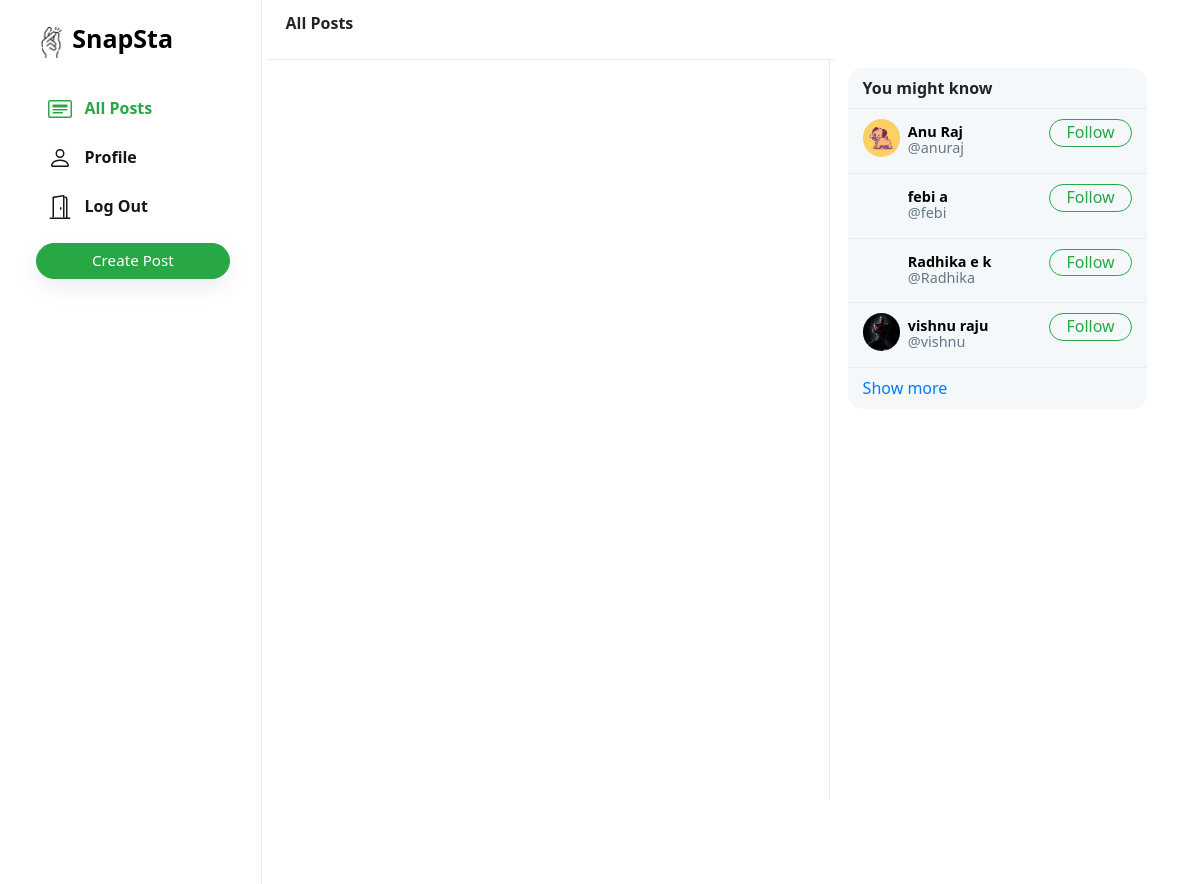
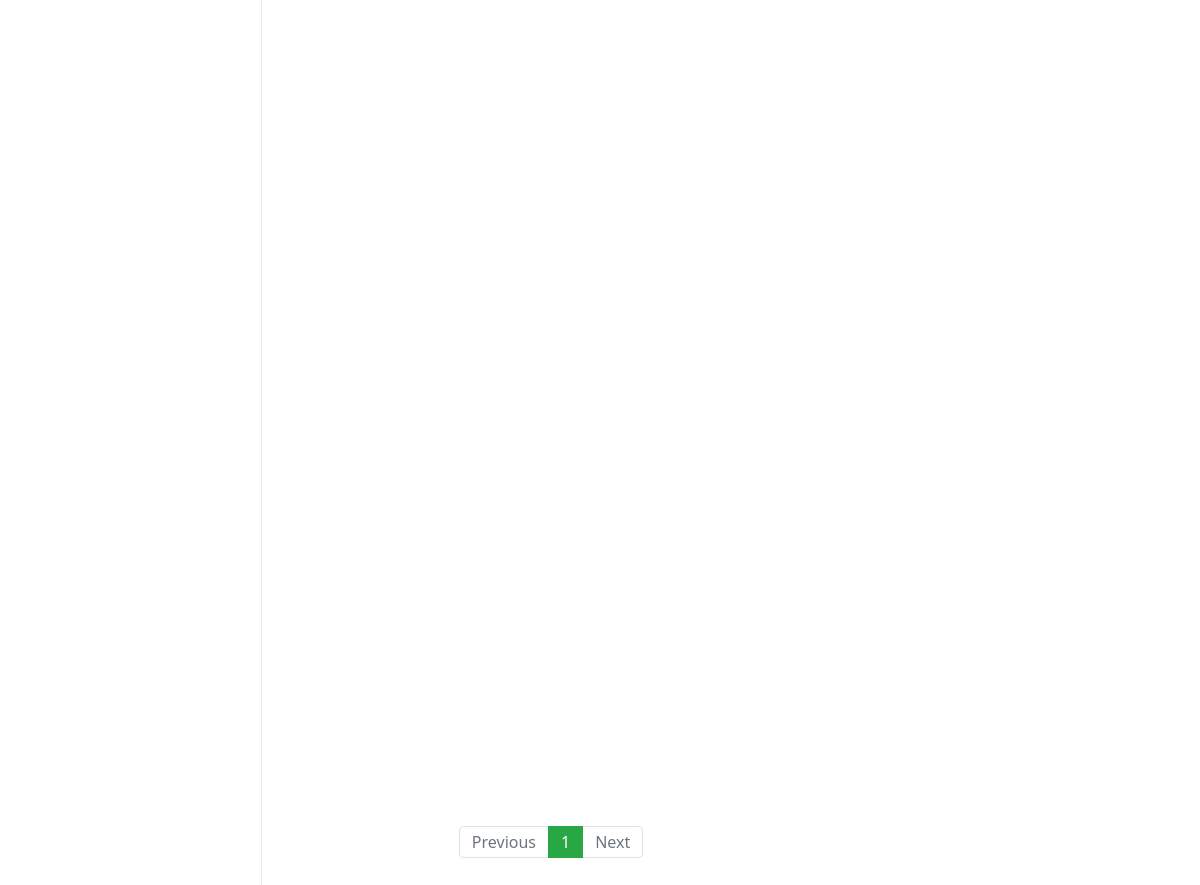
The page /n/index (signed in) on the database its author committed (2 pictures, top to bottom).
### network/models.py (models this page shows, shortened)
class User(AbstractUser):
    profile_pic = models.ImageField(upload_to='profile_pic/')
    bio = models.TextField(max_length=160, blank=True, null=True)
    cover = models.ImageField(upload_to='covers/', blank=True)

### network/views.py (the view)
# urls.py: path("n/index", views.index, name="index"),
def index(request):
    all_posts = Post.objects.all().order_by('-date_created')
    paginator = Paginator(all_posts, 10)
    page_number = request.GET.get('page')
    if page_number == None:
        page_number = 1
    posts = paginator.get_page(page_number)
    followings = []
    suggestions = []
    if request.user.is_authenticated:
        followings = Follower.objects.filter(followers=request.user).values_list('user', flat=True)
        suggestions = User.objects.exclude(pk__in=followings).exclude(username=request.user.username).order_by("?")[:6]
    return render(request, "network/index.html", {
        "posts": posts,
        "suggestions": suggestions,
        "page": "all_posts",
        'profile': False
    })

### network/templates/network/index.html (shortened to what this page needs)
{% extends "network/layout.html" %}
{% load static %}
{% block body %}\
    <div class="main-div">
        <div class="left-div">
            <nav class="head heading">
                {% if page == 'all_posts' %}
                    All Posts
                {% elif page == 'profile' %}
                    Profile
                {% else %}
                    Explore
                {% endif %}
            </nav>
            <div class="left-div-content">
                <div class="posts-view">
                    <div class="main-div-content">
                        <nav aria-label="Page navigation example" class="pagination-bar">
                            <ul class="pagination justify-content-center">
                                {% if posts.has_previous %}
                                    <li class="page-item">
                                        <a class="page-link" href="?page={{ posts.previous_page_number | default:1}}" tabindex="-1" aria-disabled="true">Previous</a>
                                    </li>
                                {% else %}
                                    <li class="page-item disabled">
                                        <a class="page-link" href="" tabindex="-1" aria-disabled="true">Previous</a>
                                    </li>
                                {% endif %}
                                {% for each in posts.paginator.page_range %}
                                    {% if each == posts.number %}
                                        <li class="page-item active"><a class="page-link" href="?page={{each}}">{{each}}</a></li>
                                    {% else %}
                                        <li class="page-item"><a class="page-link" href="?page={{each}}">{{each}}</a></li>
                                    {% endif %}
                                {% endfor %}
                                {% if posts.has_next %}
                                    <li class="page-item">
                                        <a class="page-link" href="?page={{ posts.next_page_number }}">Next</a>
                                    </li>
                                {% else %}
                                    <li class="page-item disabled">
                                        <a class="page-link" href="">Next</a>
                                    </li>
                                {% endif %}
                            </ul>
                          </nav>
                    </div>
                </div>
            </div>
        </div>
    </div>
{% endblock %}

### network/templates/network/layout.html (shortened to what this page needs)
{% load static %}
<!DOCTYPE html>
<html lang="en">
    <head>
        <link rel="stylesheet" href="https://stackpath.bootstrapcdn.com/bootstrap/4.4.1/css/bootstrap.min.css">
        <link href="{% static 'network/styles.css' %}" rel="stylesheet">
    </head>
    <body>
        <div class="body" data-page="{{page}}">
            <div class="sidenav">
                <a href="{% url 'index' %}" class="navbar-brand">
                    <img src="{% static 'network/Images/logo_icon_png.png' %}" height="31px"> <span style="color:black;font-size:25px;"><strong>SnapSta</strong></span>
                </a>
                <div style="height: 100%;">
                    <div>
                        <div>
                            <ul>
                                <li class="nav-item" id="all_posts">
                                <a href="{% url 'index' %}" class="nav-link">
                                    <div>
                                        &nbsp;&nbsp;All Posts
                                    </div>
                                </a>
                                </li>
                                {% if user.is_authenticated %}
                                    <li class="nav-item" id="profile">
                                        <a href="{% url 'profile' user.username %}" class="nav-link">
                                            <div>
                                                &nbsp;&nbsp;Profile
                                            </div>
                                        </a>
                                    </li>
                                    <li class="nav-item" id="logout">
                                        <a href="{% url 'logout' %}" class="nav-link">
                                            <div>
                                                &nbsp;&nbsp;Log Out
                                            </div>
                                        </a>
                                    </li>
                                {% endif %}
                            </ul>
                        </div>
                        {% if user.is_authenticated %}
                            <button id="popup-btn" class="btn btn-success new-post-btn" onclick="createpost()">Create Post</button>
                        {% endif %}
                    </div>
                </div>
            </div>
            {% block body %}
            {% endblock %}
            <div class="right-div">
                <nav class="head">
                </nav>
                <div class='right-div-content'>
                    <div class="space" style="background-color: white;"></div>
                    {% if user.is_authenticated %}
                        <div class="suggestion-box">
                            <div class="suggestion-header">
                                You might know
                            </div>
                            {% for suggestion in suggestions %}
                            {% if suggestion.is_staff %}
                            {% else %}
                                <div class="suggestion-user">
                                    <div>
                                        <a href="{% url 'profile' suggestion.username %}">
                                            <div class="small-profilepic" style="background-image: url(/media/{{suggestion.profile_pic}})"></div>
                                        </a>
                                    </div>
                                    <div class="user-details">
                                        <a href="{% url 'profile' suggestion.username %}">
                                            <div id="user-name">
                                                <strong>
                                                    {{suggestion.first_name}} {{suggestion.last_name}}
                                                </strong>
                                            </div>
                                            <div class="grey">@{{suggestion.username}}</div>
                                        </a>
                                    </div>
                                    <div>
                                        <button class="btn btn-outline-success" type="button" onclick="follow_user(this,'{{suggestion.username}}','suggestion')">Follow</button>
                                    </div>
                                </div>
                                {% endif %}
                            {% empty %}
                                    <div style="text-align: center; border-bottom: .5px solid #e6ecf0; padding: 10px 15px;">
                                        <span class="grey" style="font-size: .9em;">No suggestions available.</span>
                                    </div>
                            {% endfor %}
                            <div class="suggestion-footer">
                                <a href="#">Show more</a>
                            </div>
                        </div>
                    {% endif %}
                </div>
            </div>
        </div>
    </body>
</html>

### network/static/network/styles.css (style rules this page uses)
.body { display: flex; min-height: 100%; font-family: system-ui, sans-serif; }
.btn { border-radius: 20px; padding: 0.32rem 1rem 0.375rem 1rem; }
.btn, .btn:focus, .btn:active { box-shadow: none !important; -webkit-box-shadow: none !important; }
.grey { color: #657786; }
svg { vertical-align: text-top; }
.sidenav { height: 100%; width: 21.8%; position: fixed; top: 0; left: 0; padding: 15px; list-style: none; border-right: .5px solid #e6ecf0; z-index: 100; padding-left: 3%; background-color: white; }
.sidenav ul { list-style: none; padding-left: 0px; margin-top: 3vh; }
.sidenav li { margin-top: 7px; }
.sidenav .nav-link { color: #14171a; line-height: .7em; font-weight: 700; padding: 0px; }
.sidenav .nav-link > div { padding: 10px 20px 8px 12px; border-radius: 25px; line-height: 0.9em; width: max-content; }
.new-post-btn { padding-left: 55px !important; padding-right: 55px !important; font-size: .95em; font-weight: 530; box-shadow: rgba(0, 0, 0, 0.08) 0px 8px 24px !important; }
.active a { color: #28a745 !important; }
.main-div { position: relative; width: 47.25%; min-height: 100vh; left: 21.8%; }
.left-div { position: relative; }
.head { height: 7.5vh; }
.heading { position: fixed; width: 47.255%; top: 0px; padding: 18px; border-bottom: .5px solid #e6ecf0; line-height: .7em; font-weight: 800; background-color: #fff; z-index: 1000; }
.left-div-content { margin-top: 7.5vh; }
.small-profilepic { width: 3.1vw; height: 3.1vw; border-radius: 9999px; overflow: hidden; margin-right: 8px; background-size: cover; background-repeat: no-repeat; background-position: center; box-sizing: content-box; }
.space { height: 8px; background-color: #e6ecf0; }
.pagination-bar { margin-top: 35px; margin-bottom: 35px; }
.pagination-bar .page-link { line-height: .9em; }
.page-item.active .page-link { color: white !important; background-color: #28a745; border-color: #28a745; }
.page-link { color: #28a745; }
.right-div { width: 28%; height: 100vh; position: fixed; right: 2.95%; border-left: .5px solid #e6ecf0; background-color: white; }
.right-div .head { padding: .9vh 1.5vw; }
.right-div-content { height: 92.5vh; overflow: auto; padding-left: 1.5vw; padding-right: 1.5vw; }
.suggestion-box, .guest-box { border-radius: 15px; overflow: hidden; background-color: #f5f8fa; }
.suggestion-header { padding: 13px 15px; line-height: .9em; font-weight: 800; border-bottom: .5px solid #e6ecf0; }
.suggestion-user { display: flex; padding: 10px 15px; font-size: .9em; border-bottom: .5px solid #e6ecf0; }
.suggestion-user a { color: black; text-decoration: none; }
.user-details { flex: 1; line-height: 1.1em; padding: 5px 0px 7px 0px; }
.suggestion-user .btn { padding: 0em 1em .09em 1em; }
.suggestion-footer { padding: 13px 15px; line-height: .9em; }
.suggestion-footer a { text-decoration: none; }

### rows shown on the page
User: profile_pic (picture), first_name "Anu", last_name "Raj", username "anuraj"
User: first_name "febi", last_name "a", username "febi"
User: profile_pic (picture), first_name "Radhika", last_name "e k", username "Radhika"
User: profile_pic (picture), first_name "vishnu", last_name "raju", username "vishnu"

### other values the page prints
{{ each }} "1"
